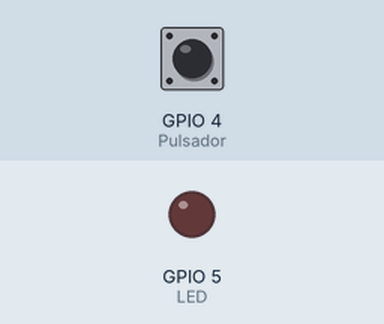
The sketch below on a simulated ESP32. Parts: output pins drawn as LEDs (lit = HIGH). The inputs (shaded band) are chosen by the test bench; at power-on: GPIO 4 (Pulsador) LOW.

Above: at 1.2 s.
1.3 s: GPIO 4 (Pulsador) pulled HIGH for 0.15 s
At 1.6 s:
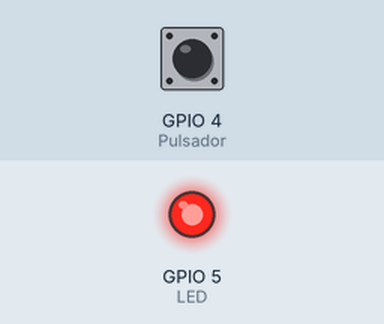
2.9 s: GPIO 4 (Pulsador) pulled HIGH for 1 s
At 4.0 s:
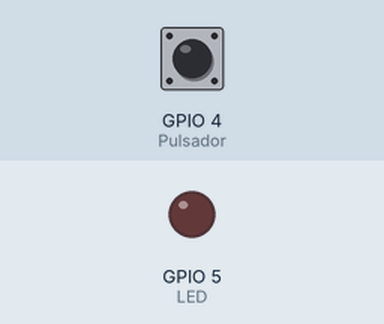
5.4 s: GPIO 4 (Pulsador) pulled HIGH for 3.2 s
At 5.9 s:
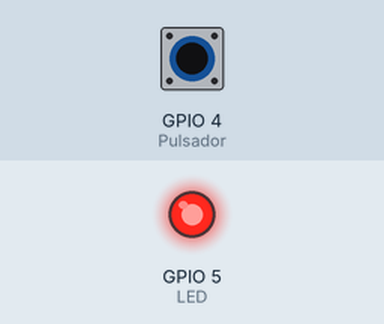
Timing chart, 0 to 8.4 s (numbered marks = the images above; inputs shaded):
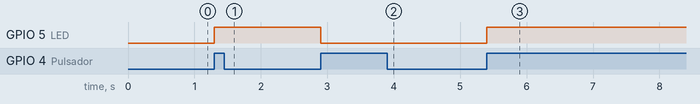

Measured:
- after the input at 1.3 s, GPIO 5 (LED): LOW → HIGH at once
- after the input at 2.9 s, GPIO 5 (LED): HIGH → LOW at once
- after the input at 5.4 s, GPIO 5 (LED): LOW → HIGH at once

The sketch:

sketch.ino
```cpp
// Práctica encender LED con botón pulsador y luego apagar LED con el mismo
//boton pulsador con variable Bool

const int LED = 5;              // Pin donde está conectado el LED
const int Pulsador = 4;         // Pin donde está conectado el pulsador

bool Estadoled = false;                // Estado actual del LED
bool Estadopulsador = false;           // Estado actual del pulsador
bool Estadoanteriorpulsador = false;   // Estado anterior del pulsador

void setup() {
  pinMode(LED, OUTPUT);        // Configurar el pin del LED como salida
  pinMode(Pulsador, INPUT);    // Configurar el pin del pulsador como entrada
}

void loop() {
  Estadopulsador = digitalRead(Pulsador);          // Leer el estado actual del pulsador

  if (Estadopulsador != Estadoanteriorpulsador) { // Si el estado actual es diferente al estado anterior
    if (Estadopulsador == HIGH) {
      // Cambiar el estado del LED
      Estadoled = !Estadoled;
      digitalWrite(LED, Estadoled);
    }
    delay(50);         // Pequeño retardo para evitar rebotes del pulsador
  }

  Estadoanteriorpulsador = Estadopulsador;  // Actualizar el estado anterior del pulsador
}
```
